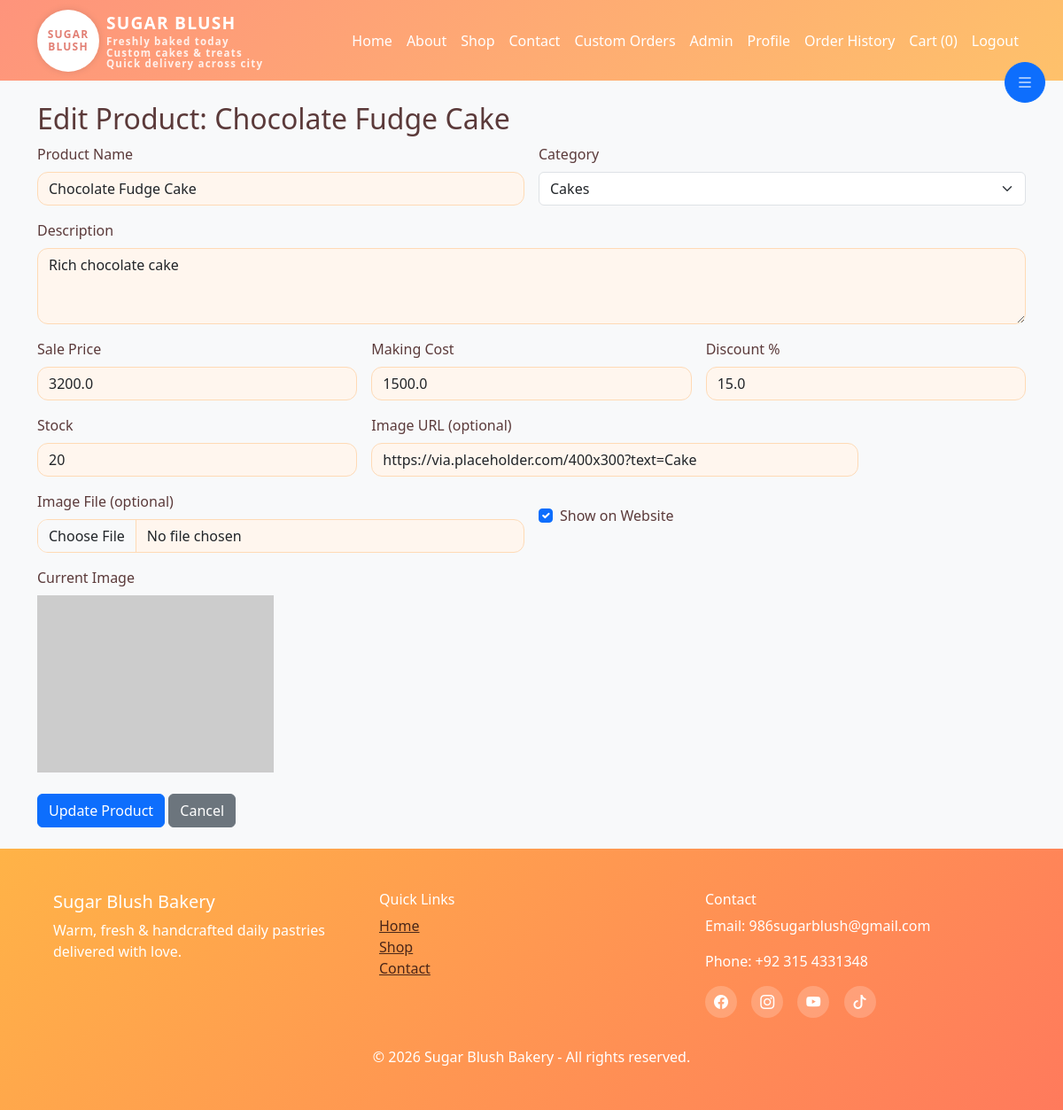
The app's page /admin/products/1/edit (signed in) with its own data.
### models.py (models this page shows, shortened)
class Product(db.Model):
    id = db.Column(db.Integer, primary_key=True)
    name = db.Column(db.String(120), nullable=False)
    description = db.Column(db.Text, nullable=False)
    category_id = db.Column(db.Integer, db.ForeignKey('category.id'), nullable=True)
    image = db.Column(db.String(255), nullable=True)
    price = db.Column(db.Float, nullable=False, default=0.0)
    sale_price = db.Column(db.Float, nullable=False, default=0.0)
    making_cost = db.Column(db.Float, nullable=False, default=0.0)
    discount = db.Column(db.Float, default=0.0)
    stock = db.Column(db.Integer, nullable=False, default=0)
    is_active = db.Column(db.Boolean, nullable=False, default=True)
    created_at = db.Column(db.DateTime, default=datetime.utcnow)
    addons = db.relationship('ProductAddOn', backref='product', lazy=True, cascade='all, delete-orphan')

class Category(db.Model):
    id = db.Column(db.Integer, primary_key=True)
    name = db.Column(db.String(80), unique=True, nullable=False)
    products = db.relationship('Product', backref='category', lazy=True)

### app.py (the view, shortened to what this page needs)
@app.route('/admin/products/<int:product_id>/edit', methods=['GET', 'POST'])
@login_required
@admin_required
def edit_product(product_id):
    product = Product.query.get_or_404(product_id)
    categories = Category.query.order_by(Category.name).all()
    return render_template('admin/edit_product.html', product=product, categories=categories)

### app.py (called while the page is built)
@login_manager.user_loader
def load_user(user_id):
    return User.query.get(int(user_id))

def admin_required(f):
    @wraps(f)
    def decorated_function(*args, **kwargs):
        if not current_user.is_authenticated or current_user.role != 'admin':
            flash('Admin access required', 'danger')
            return redirect(url_for('login'))
        return f(*args, **kwargs)
    return decorated_function

### templates/admin/edit_product.html (shortened to what this page needs)
{% extends 'base.html' %}
{% block content %}
<h2>Edit Product: {{ product.name }}</h2>
<form method="post" enctype="multipart/form-data" class="row g-3">
  <div class="col-md-6">
    <label class="form-label">Product Name</label>
    <input class="form-control" name="name" value="{{ product.name }}" type="text" required>
  </div>
  <div class="col-md-6">
    <label class="form-label">Category</label>
    <select class="form-select" name="category_id" required>
      {% for c in categories %}
      <option value="{{ c.id }}" {% if product.category_id == c.id %}selected{% endif %}>{{ c.name }}</option>
      {% endfor %}
    </select>
  </div>
  <div class="col-md-12">
    <label class="form-label">Description</label>
    <textarea class="form-control" name="description" rows="3" required>{{ product.description }}</textarea>
  </div>
  <div class="col-md-4">
    <label class="form-label">Sale Price</label>
    <input class="form-control" name="sale_price" value="{{ product.sale_price }}" type="number" step="0.01" required>
  </div>
  <div class="col-md-4">
    <label class="form-label">Making Cost</label>
    <input class="form-control" name="making_cost" value="{{ product.making_cost }}" type="number" step="0.01" required>
  </div>
  <div class="col-md-4">
    <label class="form-label">Discount %</label>
    <input class="form-control" name="discount" value="{{ product.discount }}" type="number" step="0.01" required>
  </div>
  <div class="col-md-4">
    <label class="form-label">Stock</label>
    <input class="form-control" name="stock" value="{{ product.stock or 0 }}" type="number" min="0" step="1" required>
  </div>
  <div class="col-md-6">
    <label class="form-label">Image URL (optional)</label>
    <input class="form-control" name="image" value="{{ product.image }}" type="text" placeholder="https://...">
  </div>
  <div class="col-md-6">
    <label class="form-label">Image File (optional)</label>
    <input class="form-control" type="file" name="image_file" accept="image/*">
  </div>
  <div class="col-md-6">
    <div class="form-check mt-3">
      <input class="form-check-input" type="checkbox" id="is_active" name="is_active" {% if product.is_active %}checked{% endif %}>
      <label class="form-check-label" for="is_active">Show on Website</label>
    </div>
  </div>
  {% if product.image %}
  <div class="col-md-12 mb-2">
    <label class="form-label">Current Image</label><br>
    <img src="{{ product.image }}" class="img-fluid" style="max-height:200px;" alt="Product image">
  </div>
  {% endif %}
  <div class="col-md-12">
    <button class="btn btn-primary">Update Product</button>
    <a href="{{ url_for('admin_products') }}" class="btn btn-secondary">Cancel</a>
  </div>
</form>
{% endblock %}

### static/css/style.css (style rules this page uses)
body { background: #FFF7F3; color: #5B3A3A; font-family: 'Segoe UI', Tahoma, Geneva, Verdana, sans-serif; }
:root { --primary: #FF7A5C; --secondary: #FFB347; --accent: #FF4D6D; --light: #FFF7F3; --mid: #FFD7BA; --text: #5B3A3A; }
.form-control { border-radius: 12px; border: 1px solid #FFDAB5; background-color: #FFF6EE; transition: border-color .25s, box-shadow .25s; }

### records on screen
Product: name "Chocolate Fudge Cake", category_id "Cakes", description "Rich chocolate cake", sale_price "3200.0", making_cost "1500.0", discount "15.0", stock "20", image "https://via.placeholder.com/400x300?text=Cake", is_active "☑"

### other values on screen
{{ cart_count }} "0"
